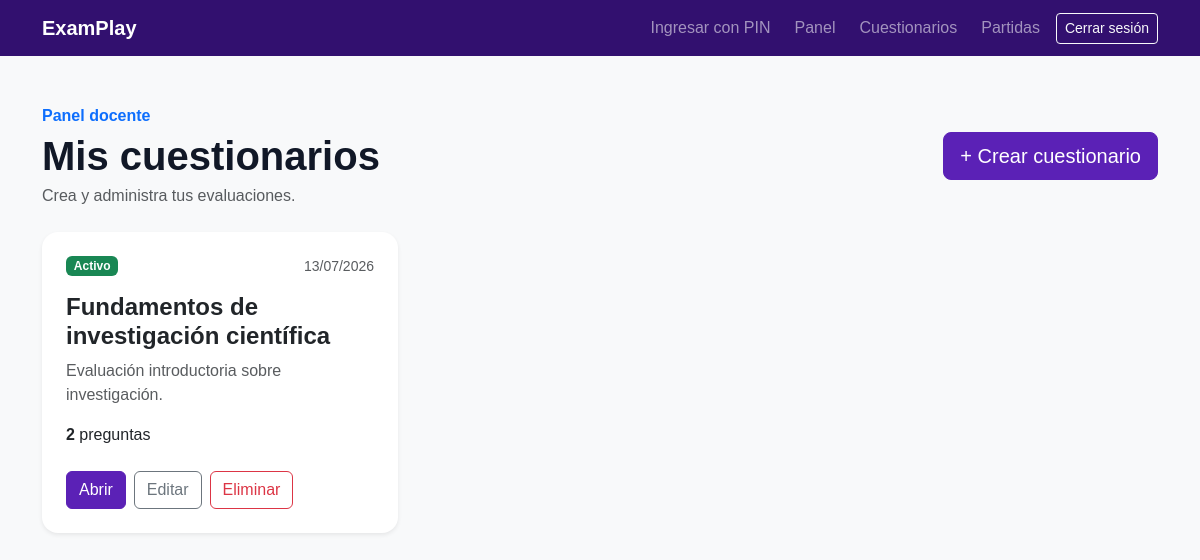
/cuestionarios/ (signed in), run on an earlier commit of the app's database.
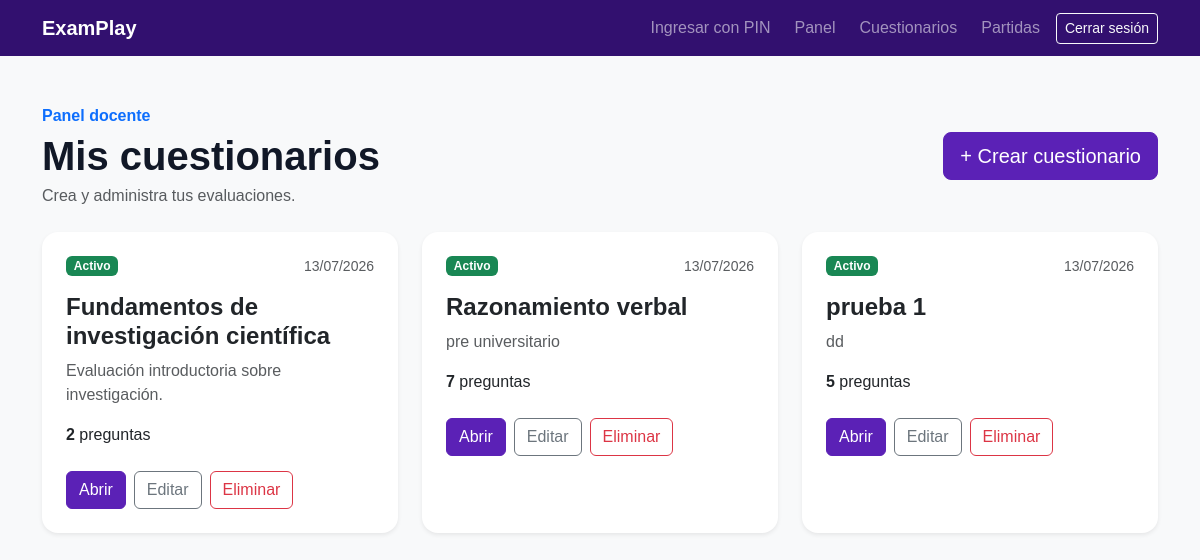
And on a later commit of the database.
### quizzes/models.py (models this page shows, shortened)
class Quiz(models.Model):
    teacher = models.ForeignKey(
        settings.AUTH_USER_MODEL,
        on_delete=models.CASCADE,
        related_name="quizzes",
        verbose_name="Docente",
    )
    title = models.CharField(
        max_length=200,
        verbose_name="Título",
    )
    description = models.TextField(
        blank=True,
        verbose_name="Descripción",
    )
    is_active = models.BooleanField(
        default=True,
        verbose_name="Activo",
    )
    created_at = models.DateTimeField(
        auto_now_add=True,
        verbose_name="Fecha de creación",
    )
    updated_at = models.DateTimeField(
        auto_now=True,
        verbose_name="Última actualización",
    )
    class Meta:
        ordering = ["-created_at"]
        verbose_name = "Cuestionario"
        verbose_name_plural = "Cuestionarios"

### quizzes/views.py (the view)
# urls.py: path("", views.quiz_list, name="list"),
@login_required
def quiz_list(request):
    quizzes = Quiz.objects.filter(teacher=request.user).annotate(question_total=Count("questions"))
    return render(request, "quizzes/quiz_list.html", {"quizzes": quizzes})

### templates/quizzes/quiz_list.html (shortened to what this page needs)
{% extends "base.html" %}
{% block content %}
<section class="py-5 bg-light min-vh-100">
    <div class="container">
        <div class="d-flex flex-wrap justify-content-between align-items-center gap-3 mb-4">
            <div>
                <p class="text-primary fw-semibold mb-1">
                    Panel docente
                </p>
                <h1 class="display-6 fw-bold mb-1">
                    Mis cuestionarios
                </h1>
                <p class="text-muted mb-0">
                    Crea y administra tus evaluaciones.
                </p>
            </div>
            <a
                href="{% url 'quizzes:create' %}"
                class="btn btn-primary btn-lg"
            >
                + Crear cuestionario
            </a>
        </div>
        {% if quizzes %}
            <div class="row g-4">
                {% for quiz in quizzes %}
                    <div class="col-lg-4 col-md-6">
                        <div class="card quiz-card h-100 border-0 shadow-sm">
                            <div class="card-body p-4">
                                <div class="d-flex justify-content-between align-items-start gap-3">
                                    <span class="badge {% if quiz.is_active %}text-bg-success{% else %}text-bg-secondary{% endif %}">
                                        {% if quiz.is_active %}
                                            Activo
                                        {% else %}
                                            Inactivo
                                        {% endif %}
                                    </span>
                                    <span class="text-muted small">
                                        {{ quiz.created_at|date:"d/m/Y" }}
                                    </span>
                                </div>
                                <h2 class="h4 fw-bold mt-3">
                                    {{ quiz.title }}
                                </h2>
                                <p class="text-muted">
                                    {% if quiz.description %}
                                        {{ quiz.description|truncatechars:120 }}
                                    {% else %}
                                        Sin descripción.
                                    {% endif %}
                                </p>
                                <div class="mb-4">
                                    <span class="fw-semibold">
                                        {{ quiz.questions.count }}
                                    </span>
                                    {% if quiz.questions.count == 1 %}
                                        pregunta
                                    {% else %}
                                        preguntas
                                    {% endif %}
                                </div>
                                <div class="d-flex flex-wrap gap-2">
                                    <a
                                        href="{% url 'quizzes:detail' quiz.pk %}"
                                        class="btn btn-primary"
                                    >
                                        Abrir
                                    </a>
                                    <a
                                        href="{% url 'quizzes:update' quiz.pk %}"
                                        class="btn btn-outline-secondary"
                                    >
                                        Editar
                                    </a>
                                    <a
                                        href="{% url 'quizzes:delete' quiz.pk %}"
                                        class="btn btn-outline-danger"
                                    >
                                        Eliminar
                                    </a>
                                </div>
                            </div>
                        </div>
                    </div>
                {% endfor %}
            </div>
        {% endif %}
    </div>
</section>
{% endblock %}

### templates/base.html (shortened to what this page needs)
{% load static %}
<!doctype html>
<html lang="es">
<head>
  <link href="https://cdn.jsdelivr.net/npm/bootstrap@5.3.3/dist/css/bootstrap.min.css" rel="stylesheet">
  <link rel="stylesheet" href="{% static 'css/styles.css' %}?v=20260714-6">
</head>
<body>
  <nav class="navbar navbar-expand-lg navbar-dark exam-navbar">
    <div class="container">
      <a class="navbar-brand fw-bold" href="{% url 'core:home' %}">ExamPlay</a>
      <div class="collapse navbar-collapse" id="mainNav">
        <div class="navbar-nav ms-auto align-items-lg-center gap-lg-2">
          <a class="nav-link" href="{% url 'livegames:join_pin' %}">Ingresar con PIN</a>
          {% if user.is_authenticated %}
            <a class="nav-link" href="{% url 'accounts:dashboard' %}">Panel</a>
            <a class="nav-link" href="{% url 'quizzes:list' %}">Cuestionarios</a>
            <a class="nav-link" href="{% url 'livegames:history' %}">Partidas</a>
            <form method="post" action="{% url 'accounts:logout' %}" class="d-inline">{% csrf_token %}<button class="btn btn-sm btn-outline-light" type="submit">Cerrar sesión</button></form>
          {% else %}
            <a class="nav-link" href="{% url 'accounts:login' %}">Soy docente</a>
            <a class="btn btn-sm btn-warning" href="{% url 'accounts:register' %}">Crear cuenta</a>
          {% endif %}
        </div>
      </div>
    </div>
  </nav>
  <main>{% block content %}{% endblock %}</main>
</body>
</html>

### static/css/styles.css (style rules this page uses)
:root { --examplay-primary: #5b21b6; --examplay-secondary: #7c3aed; --examplay-accent: #facc15; --examplay-dark: #111827; --examplay-light: #f9fafb; }
body { min-height: 100vh; margin: 0; background-color: var(--examplay-light); color: var(--examplay-dark); font-family: Arial, Helvetica, sans-serif; }
.quiz-card { border-radius: 1rem; transition: transform 0.2s ease, box-shadow 0.2s ease; }
.exam-navbar { background: #32106f; }
.btn-primary { --bs-btn-bg: var(--examplay-primary); --bs-btn-border-color: var(--examplay-primary); --bs-btn-hover-bg: #4c1d95; --bs-btn-hover-border-color: #4c1d95; }

What changed in the data, as far as the page shows it:
added Quiz: is_active "Activo", created_at "13/07/2026", title "Razonamiento verbal", description "pre universitario", questions.count "7", shows "preguntas"
added Quiz: is_active "Activo", created_at "13/07/2026", title "prueba 1", description "dd", questions.count "5", shows "preguntas"
